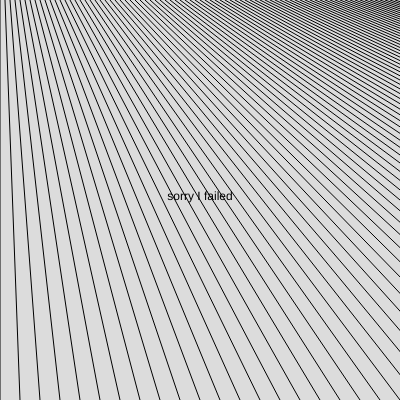
Frame 1 (no input)
Frame 60 (no input): identical to frame 1, image omitted
Frame 120 (the mouse pressed at the canvas centre since frame 60): identical to frame 1, image omitted

The p5.js sketch that drew this single still picture (run headless with seeded random() and noise() and a simulated clock; from frame 60 on, the mouse is pressed at the canvas centre):

// p5.js sketch
// ── sketch.js
function setup() {
  createCanvas(400, 400);
}

function draw() {
  background(220);

  let gap = 5;

  for(let i = 0; i < width; i ++) {
    line(i * gap, 0, i * gap * 4, height)
  }

  textAlign(CENTER)
  text("sorry I failed", width/2, height/2)
}
